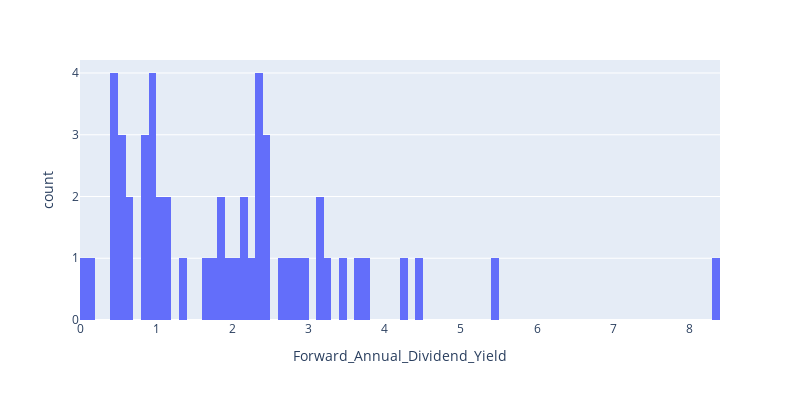

Here is the notebook cell this chart was saved with:
### Markdown cell above
## Expected dividend yield

### Code cell
df = pd.read_csv("./Dataset/data.csv")
#df = df.sort_values(by='Forward_Annual_Dividend_Yield')

fig = px.histogram(df, x="Forward_Annual_Dividend_Yield", nbins=100)
fig.update_layout( width=800, height=400)
fig.show()

### Figure 1 — Plotly figure (JSON) as saved in the notebook; plotly's stock layout.template omitted (floating-point values rounded to 4 significant figures)
{"data": [{"alignmentgroup": "True", "bingroup": "x", "hovertemplate": "Forward_Annual_Dividend_Yield=%{x}<br>count=%{y}<extra></extra>", "legendgroup": "", "marker": {"color": "#636efa", "pattern": {"shape": ""}}, "name": "", "nbinsx": 100, "offsetgroup": "", "orientation": "v", "showlegend": false, "type": "histogram", "x": [null, 2.37, null, null, null, null, null, null, 4.4, 3.11, 1.8, null, 0.49, 0.81, 0.85, 2.27, null, null, 2.48, null, null, 1.96, null, null, 0.96, 3.16, 1.61, 2.72, 0.99, null, null, 0.65, null, 1.32, null, null, 5.4, null, 2.43, 0.54, null, 3.65, 2.19, null, 0.17, 3.71, null, 2.14, null, null, 1.14, 0.61, null, 2.46, 2.63, 1.03, 4.29, 1.09, null, null, 0.96, 0.44, null, null, 1.78, 0.59, 0.8, null, 2.35, null, null, 0.03, 1.85, null, 0.42, null, 1.11, null, 2.81, null, null, 2.94, 2.34, null, 0.99, null, 2.01, 2.32, null, 0.41, null, 3.29, null, 0.56, null, 8.37, null, null, 3.4, null, null], "xaxis": "x", "yaxis": "y"}], "layout": {"barmode": "relative", "height": 400, "legend": {"tracegroupgap": 0}, "margin": {"t": 60}, "width": 800, "xaxis": {"anchor": "y", "domain": [0, 1], "title": {"text": "Forward_Annual_Dividend_Yield"}}, "yaxis": {"anchor": "x", "domain": [0, 1], "title": {"text": "count"}}}}
